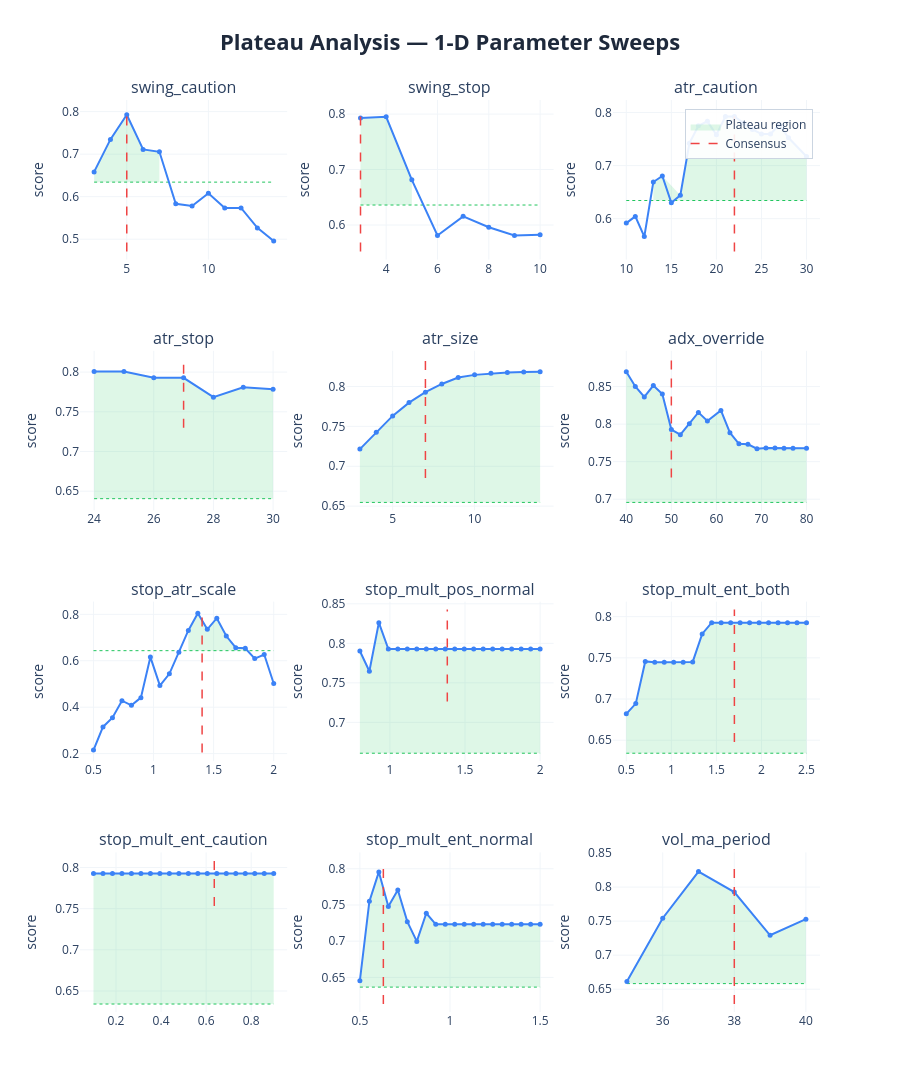

Notebook code for this chart:
### Markdown cell above
### 1-D sweep charts:
| Element | Meaning | Good | Bad |
|---------|---------|------|-----|
| **Blue curve** | Composite score at each value of the parameter, with all others held at consensus | Flat-topped curve — performance is insensitive to the exact value | Narrow spike — optimizer latched onto one specific value, everything nearby is worse |
| **Red dashed line** | Where the consensus value sits | On the flat top of the curve | On a steep slope or at the edge of a cliff |
| **Green dashed line** | Cutoff at 80% of peak score — the boundary between plateau and non-plateau | Blue curve stays above this line across most of the range | Blue curve dips below it quickly either side of the peak |
| **Green shading** | Plateau region — all values where the score stays within 20% of the peak | Wide green band spanning most of the range (robust) | Thin sliver or no shading at all (fragile/overfit) |

 If concensus on steep slope: parameter **REGIME SENSITIVE** - do not fix, backtests are disagreeing, want to fix parameters on flat top.

### Code cell
# ── visual sweep curves ───────────────────────────────────────────────────
plot_plateau_analysis(
    sweep_results    = sweep_results,
    consensus_params = results['consensus_params'],
    param_defs       = PARAM_DEFS,
    fixed_params     = FIXED_PARAMS,
    threshold        = 0.20,
    show             = False,
    save_html        = None,
)

### Figure 1 — Plotly figure (JSON) as saved in the notebook; plotly's stock layout.template omitted (floating-point values rounded to 4 significant figures)
{"data": [{"fill": "toself", "fillcolor": "rgba(34, 197, 94, 0.15)", "hoverinfo": "skip", "line": {"color": "rgba(0,0,0,0)"}, "name": "Plateau region", "showlegend": true, "type": "scatter", "x": [3, 4, 5, 6, 7, 7, 6, 5, 4, 3], "xaxis": "x", "y": [0.6583, 0.7348, 0.7928, 0.7111, 0.7055, 0.6342, 0.6342, 0.6342, 0.6342, 0.6342], "yaxis": "y"}, {"hoverinfo": "skip", "line": {"color": "#22c55e", "dash": "dot", "width": 1}, "mode": "lines", "showlegend": false, "type": "scatter", "x": [3, 14], "xaxis": "x", "y": [0.6342, 0.6342], "yaxis": "y"}, {"hovertemplate": "<b>swing_caution</b><br>Value: %{x:.4g}<br>Score: %{y:.4f}<br><extra></extra>", "line": {"color": "#3b82f6", "width": 2}, "marker": {"size": 5}, "mode": "lines+markers", "name": "swing_caution", "showlegend": false, "type": "scatter", "x": [3, 4, 5, 6, 7, 8, 9, 10, 11, 12, 13, 14], "xaxis": "x", "y": [0.6583, 0.7348, 0.7928, 0.7111, 0.7055, 0.5833, 0.5779, 0.6079, 0.5736, 0.5736, 0.5266, 0.4955], "yaxis": "y"}, {"hoverinfo": "skip", "line": {"color": "#ef4444", "dash": "dash", "width": 1.5}, "mode": "lines", "name": "Consensus", "showlegend": true, "type": "scatter", "x": [5, 5], "xaxis": "x", "y": [0.4707, 0.8086], "yaxis": "y"}, {"fill": "toself", "fillcolor": "rgba(34, 197, 94, 0.15)", "hoverinfo": "skip", "line": {"color": "rgba(0,0,0,0)"}, "name": "Plateau region", "showlegend": false, "type": "scatter", "x": [3, 4, 5, 5, 4, 3], "xaxis": "x2", "y": [0.7928, 0.7951, 0.6815, 0.6361, 0.6361, 0.6361], "yaxis": "y2"}, {"hoverinfo": "skip", "line": {"color": "#22c55e", "dash": "dot", "width": 1}, "mode": "lines", "showlegend": false, "type": "scatter", "x": [3, 10], "xaxis": "x2", "y": [0.6361, 0.6361], "yaxis": "y2"}, {"hovertemplate": "<b>swing_stop</b><br>Value: %{x:.4g}<br>Score: %{y:.4f}<br><extra></extra>", "line": {"color": "#3b82f6", "width": 2}, "marker": {"size": 5}, "mode": "lines+markers", "name": "swing_stop", "showlegend": false, "type": "scatter", "x": [3, 4, 5, 6, 7, 8, 9, 10], "xaxis": "x2", "y": [0.7928, 0.7951, 0.6815, 0.5812, 0.6156, 0.596, 0.5811, 0.5824], "yaxis": "y2"}, {"hoverinfo": "skip", "line": {"color": "#ef4444", "dash": "dash", "width": 1.5}, "mode": "lines", "name": "Consensus", "showlegend": false, "type": "scatter", "x": [3, 3], "xaxis": "x2", "y": [0.5521, 0.811], "yaxis": "y2"}, {"fill": "toself", "fillcolor": "rgba(34, 197, 94, 0.15)", "hoverinfo": "skip", "line": {"color": "rgba(0,0,0,0)"}, "name": "Plateau region", "showlegend": false, "type": "scatter", "x": [13, 14, 16, 17, 18, 19, 20, 21, 22, 23, 24, 25, 26, 27, 28, 30, 30, 28, 27, 26, 25, 24, 23, 22, 21, 20, 19, 18, 17, 16, 14, 13], "xaxis": "x3", "y": [0.6691, 0.6805, 0.6441, 0.7422, 0.7751, 0.7834, 0.758, 0.7928, 0.7928, 0.7803, 0.7681, 0.7596, 0.7596, 0.7771, 0.7524, 0.7172, 0.6342, 0.6342, 0.6342, 0.6342, 0.6342, 0.6342, 0.6342, 0.6342, 0.6342, 0.6342, 0.6342, 0.6342, 0.6342, 0.6342, 0.6342, 0.6342], "yaxis": "y3"}, {"hoverinfo": "skip", "line": {"color": "#22c55e", "dash": "dot", "width": 1}, "mode": "lines", "showlegend": false, "type": "scatter", "x": [10, 30], "xaxis": "x3", "y": [0.6342, 0.6342], "yaxis": "y3"}, {"hovertemplate": "<b>atr_caution</b><br>Value: %{x:.4g}<br>Score: %{y:.4f}<br><extra></extra>", "line": {"color": "#3b82f6", "width": 2}, "marker": {"size": 5}, "mode": "lines+markers", "name": "atr_caution", "showlegend": false, "type": "scatter", "x": [10, 11, 12, 13, 14, 15, 16, 17, 18, 19, 20, 21, 22, 23, 24, 25, 26, 27, 28, 30], "xaxis": "x3", "y": [0.5916, 0.6043, 0.5662, 0.6691, 0.6805, 0.6299, 0.6441, 0.7422, 0.7751, 0.7834, 0.758, 0.7928, 0.7928, 0.7803, 0.7681, 0.7596, 0.7596, 0.7771, 0.7524, 0.7172], "yaxis": "y3"}, {"hoverinfo": "skip", "line": {"color": "#ef4444", "dash": "dash", "width": 1.5}, "mode": "lines", "name": "Consensus", "showlegend": false, "type": "scatter", "x": [22, 22], "xaxis": "x3", "y": [0.5379, 0.8086], "yaxis": "y3"}, {"fill": "toself", "fillcolor": "rgba(34, 197, 94, 0.15)", "hoverinfo": "skip", "line": {"color": "rgba(0,0,0,0)"}, "name": "Plateau region", "showlegend": false, "type": "scatter", "x": [24, 25, 26, 27, 28, 29, 30, 30, 29, 28, 27, 26, 25, 24], "xaxis": "x4", "y": [0.8008, 0.8008, 0.7928, 0.7928, 0.7685, 0.7809, 0.7785, 0.6406, 0.6406, 0.6406, 0.6406, 0.6406, 0.6406, 0.6406], "yaxis": "y4"}, {"hoverinfo": "skip", "line": {"color": "#22c55e", "dash": "dot", "width": 1}, "mode": "lines", "showlegend": false, "type": "scatter", "x": [24, 30], "xaxis": "x4", "y": [0.6406, 0.6406], "yaxis": "y4"}, {"hovertemplate": "<b>atr_stop</b><br>Value: %{x:.4g}<br>Score: %{y:.4f}<br><extra></extra>", "line": {"color": "#3b82f6", "width": 2}, "marker": {"size": 5}, "mode": "lines+markers", "name": "atr_stop", "showlegend": false, "type": "scatter", "x": [24, 25, 26, 27, 28, 29, 30], "xaxis": "x4", "y": [0.8008, 0.8008, 0.7928, 0.7928, 0.7685, 0.7809, 0.7785], "yaxis": "y4"}, {"hoverinfo": "skip", "line": {"color": "#ef4444", "dash": "dash", "width": 1.5}, "mode": "lines", "name": "Consensus", "showlegend": false, "type": "scatter", "x": [27, 27], "xaxis": "x4", "y": [0.7301, 0.8168], "yaxis": "y4"}, {"fill": "toself", "fillcolor": "rgba(34, 197, 94, 0.15)", "hoverinfo": "skip", "line": {"color": "rgba(0,0,0,0)"}, "name": "Plateau region", "showlegend": false, "type": "scatter", "x": [3, 4, 5, 6, 7, 8, 9, 10, 11, 12, 13, 14, 14, 13, 12, 11, 10, 9, 8, 7, 6, 5, 4, 3], "xaxis": "x5", "y": [0.7215, 0.7425, 0.7631, 0.7797, 0.7928, 0.8031, 0.8111, 0.8145, 0.8164, 0.8176, 0.8182, 0.8183, 0.6547, 0.6547, 0.6547, 0.6547, 0.6547, 0.6547, 0.6547, 0.6547, 0.6547, 0.6547, 0.6547, 0.6547], "yaxis": "y5"}, {"hoverinfo": "skip", "line": {"color": "#22c55e", "dash": "dot", "width": 1}, "mode": "lines", "showlegend": false, "type": "scatter", "x": [3, 14], "xaxis": "x5", "y": [0.6547, 0.6547], "yaxis": "y5"}, {"hovertemplate": "<b>atr_size</b><br>Value: %{x:.4g}<br>Score: %{y:.4f}<br><extra></extra>", "line": {"color": "#3b82f6", "width": 2}, "marker": {"size": 5}, "mode": "lines+markers", "name": "atr_size", "showlegend": false, "type": "scatter", "x": [3, 4, 5, 6, 7, 8, 9, 10, 11, 12, 13, 14], "xaxis": "x5", "y": [0.7215, 0.7425, 0.7631, 0.7797, 0.7928, 0.8031, 0.8111, 0.8145, 0.8164, 0.8176, 0.8182, 0.8183], "yaxis": "y5"}, {"hoverinfo": "skip", "line": {"color": "#ef4444", "dash": "dash", "width": 1.5}, "mode": "lines", "name": "Consensus", "showlegend": false, "type": "scatter", "x": [7, 7], "xaxis": "x5", "y": [0.6854, 0.8347], "yaxis": "y5"}, {"fill": "toself", "fillcolor": "rgba(34, 197, 94, 0.15)", "hoverinfo": "skip", "line": {"color": "rgba(0,0,0,0)"}, "name": "Plateau region", "showlegend": false, "type": "scatter", "x": [40, 42, 44, 46, 48, 50, 52, 54, 56, 58, 61, 63, 65, 67, 69, 71, 73, 75, 77, 80, 80, 77, 75, 73, 71, 69, 67, 65, 63, 61, 58, 56, 54, 52, 50, 48, 46, 44, 42, 40], "xaxis": "x6", "y": [0.8696, 0.8501, 0.8362, 0.8514, 0.8402, 0.7928, 0.7859, 0.8005, 0.8157, 0.8042, 0.8183, 0.7886, 0.7737, 0.7732, 0.7674, 0.768, 0.768, 0.768, 0.768, 0.768, 0.6957, 0.6957, 0.6957, 0.6957, 0.6957, 0.6957, 0.6957, 0.6957, 0.6957, 0.6957, 0.6957, 0.6957, 0.6957, 0.6957, 0.6957, 0.6957, 0.6957, 0.6957, 0.6957, 0.6957], "yaxis": "y6"}, {"hoverinfo": "skip", "line": {"color": "#22c55e", "dash": "dot", "width": 1}, "mode": "lines", "showlegend": false, "type": "scatter", "x": [40, 80], "xaxis": "x6", "y": [0.6957, 0.6957], "yaxis": "y6"}, {"hovertemplate": "<b>adx_override</b><br>Value: %{x:.4g}<br>Score: %{y:.4f}<br><extra></extra>", "line": {"color": "#3b82f6", "width": 2}, "marker": {"size": 5}, "mode": "lines+markers", "name": "adx_override", "showlegend": false, "type": "scatter", "x": [40, 42, 44, 46, 48, 50, 52, 54, 56, 58, 61, 63, 65, 67, 69, 71, 73, 75, 77, 80], "xaxis": "x6", "y": [0.8696, 0.8501, 0.8362, 0.8514, 0.8402, 0.7928, 0.7859, 0.8005, 0.8157, 0.8042, 0.8183, 0.7886, 0.7737, 0.7732, 0.7674, 0.768, 0.768, 0.768, 0.768, 0.768], "yaxis": "y6"}, {"hoverinfo": "skip", "line": {"color": "#ef4444", "dash": "dash", "width": 1.5}, "mode": "lines", "name": "Consensus", "showlegend": false, "type": "scatter", "x": [50, 50], "xaxis": "x6", "y": [0.729, 0.887], "yaxis": "y6"}, {"fill": "toself", "fillcolor": "rgba(34, 197, 94, 0.15)", "hoverinfo": "skip", "line": {"color": "rgba(0,0,0,0)"}, "name": "Plateau region", "showlegend": false, "type": "scatter", "x": [1.289, 1.368, 1.447, 1.526, 1.605, 1.684, 1.763, 1.763, 1.684, 1.605, 1.526, 1.447, 1.368, 1.289], "xaxis": "x7", "y": [0.7307, 0.8043, 0.7354, 0.7833, 0.7064, 0.6561, 0.6538, 0.6434, 0.6434, 0.6434, 0.6434, 0.6434, 0.6434, 0.6434], "yaxis": "y7"}, {"hoverinfo": "skip", "line": {"color": "#22c55e", "dash": "dot", "width": 1}, "mode": "lines", "showlegend": false, "type": "scatter", "x": [0.5, 2], "xaxis": "x7", "y": [0.6434, 0.6434], "yaxis": "y7"}, {"hovertemplate": "<b>stop_atr_scale</b><br>Value: %{x:.4g}<br>Score: %{y:.4f}<br><extra></extra>", "line": {"color": "#3b82f6", "width": 2}, "marker": {"size": 5}, "mode": "lines+markers", "name": "stop_atr_scale", "showlegend": false, "type": "scatter", "x": [0.5, 0.5789, 0.6579, 0.7368, 0.8158, 0.8947, 0.9737, 1.053, 1.132, 1.211, 1.289, 1.368, 1.447, 1.526, 1.605, 1.684, 1.763, 1.842, 1.921, 2.0], "xaxis": "x7", "y": [0.2152, 0.315, 0.3545, 0.4279, 0.408, 0.4411, 0.6159, 0.493, 0.5438, 0.6365, 0.7307, 0.8043, 0.7354, 0.7833, 0.7064, 0.6561, 0.6538, 0.6092, 0.627, 0.5021], "yaxis": "y7"}, {"hoverinfo": "skip", "line": {"color": "#ef4444", "dash": "dash", "width": 1.5}, "mode": "lines", "name": "Consensus", "showlegend": false, "type": "scatter", "x": [1.404, 1.404], "xaxis": "x7", "y": [0.2044, 0.8204], "yaxis": "y7"}, {"fill": "toself", "fillcolor": "rgba(34, 197, 94, 0.15)", "hoverinfo": "skip", "line": {"color": "rgba(0,0,0,0)"}, "name": "Plateau region", "showlegend": false, "type": "scatter", "x": [0.8, 0.8632, 0.9263, 0.9895, 1.053, 1.116, 1.179, 1.242, 1.305, 1.368, 1.432, 1.495, 1.558, 1.621, 1.684, 1.747, 1.811, 1.874, 1.937, 2.0, 2.0, 1.937, 1.874, 1.811, 1.747, 1.684, 1.621, 1.558, 1.495, 1.432, 1.368, 1.305, 1.242, 1.179, 1.116, 1.053, 0.9895, 0.9263, 0.8632, 0.8], "xaxis": "x8", "y": [0.7903, 0.7647, 0.8262, 0.7928, 0.7928, 0.7928, 0.7928, 0.7928, 0.7928, 0.7928, 0.7928, 0.7928, 0.7928, 0.7928, 0.7928, 0.7928, 0.7928, 0.7928, 0.7928, 0.7928, 0.661, 0.661, 0.661, 0.661, 0.661, 0.661, 0.661, 0.661, 0.661, 0.661, 0.661, 0.661, 0.661, 0.661, 0.661, 0.661, 0.661, 0.661, 0.661, 0.661], "yaxis": "y8"}, {"hoverinfo": "skip", "line": {"color": "#22c55e", "dash": "dot", "width": 1}, "mode": "lines", "showlegend": false, "type": "scatter", "x": [0.8, 2], "xaxis": "x8", "y": [0.661, 0.661], "yaxis": "y8"}, {"hovertemplate": "<b>stop_mult_pos_normal</b><br>Value: %{x:.4g}<br>Score: %{y:.4f}<br><extra></extra>", "line": {"color": "#3b82f6", "width": 2}, "marker": {"size": 5}, "mode": "lines+markers", "name": "stop_mult_pos_normal", "showlegend": false, "type": "scatter", "x": [0.8, 0.8632, 0.9263, 0.9895, 1.053, 1.116, 1.179, 1.242, 1.305, 1.368, 1.432, 1.495, 1.558, 1.621, 1.684, 1.747, 1.811, 1.874, 1.937, 2.0], "xaxis": "x8", "y": [0.7903, 0.7647, 0.8262, 0.7928, 0.7928, 0.7928, 0.7928, 0.7928, 0.7928, 0.7928, 0.7928, 0.7928, 0.7928, 0.7928, 0.7928, 0.7928, 0.7928, 0.7928, 0.7928, 0.7928], "yaxis": "y8"}, {"hoverinfo": "skip", "line": {"color": "#ef4444", "dash": "dash", "width": 1.5}, "mode": "lines", "name": "Consensus", "showlegend": false, "type": "scatter", "x": [1.382, 1.382], "xaxis": "x8", "y": [0.7265, 0.8427], "yaxis": "y8"}, {"fill": "toself", "fillcolor": "rgba(34, 197, 94, 0.15)", "hoverinfo": "skip", "line": {"color": "rgba(0,0,0,0)"}, "name": "Plateau region", "showlegend": false, "type": "scatter", "x": [0.5, 0.6053, 0.7105, 0.8158, 0.9211, 1.026, 1.132, 1.237, 1.342, 1.447, 1.553, 1.658, 1.763, 1.868, 1.974, 2.079, 2.184, 2.289, 2.395, 2.5, 2.5, 2.395, 2.289, 2.184, 2.079, 1.974, 1.868, 1.763, 1.658, 1.553, 1.447, 1.342, 1.237, 1.132, 1.026, 0.9211, 0.8158, 0.7105, 0.6053, 0.5], "xaxis": "x9", "y": [0.682, 0.6945, 0.7457, 0.7447, 0.7447, 0.7447, 0.7447, 0.7451, 0.7791, 0.7928, 0.7928, 0.7928, 0.7928, 0.7928, 0.7928, 0.7928, 0.7928, 0.7928, 0.7928, 0.7928, 0.6342, 0.6342, 0.6342, 0.6342, 0.6342, 0.6342, 0.6342, 0.6342, 0.6342, 0.6342, 0.6342, 0.6342, 0.6342, 0.6342, 0.6342, 0.6342, 0.6342, 0.6342, 0.6342, 0.6342], "yaxis": "y9"}, {"hoverinfo": "skip", "line": {"color": "#22c55e", "dash": "dot", "width": 1}, "mode": "lines", "showlegend": false, "type": "scatter", "x": [0.5, 2.5], "xaxis": "x9", "y": [0.6342, 0.6342], "yaxis": "y9"}, {"hovertemplate": "<b>stop_mult_ent_both</b><br>Value: %{x:.4g}<br>Score: %{y:.4f}<br><extra></extra>", "line": {"color": "#3b82f6", "width": 2}, "marker": {"size": 5}, "mode": "lines+markers", "name": "stop_mult_ent_both", "showlegend": false, "type": "scatter", "x": [0.5, 0.6053, 0.7105, 0.8158, 0.9211, 1.026, 1.132, 1.237, 1.342, 1.447, 1.553, 1.658, 1.763, 1.868, 1.974, 2.079, 2.184, 2.289, 2.395, 2.5], "xaxis": "x9", "y": [0.682, 0.6945, 0.7457, 0.7447, 0.7447, 0.7447, 0.7447, 0.7451, 0.7791, 0.7928, 0.7928, 0.7928, 0.7928, 0.7928, 0.7928, 0.7928, 0.7928, 0.7928, 0.7928, 0.7928], "yaxis": "y9"}, {"hoverinfo": "skip", "line": {"color": "#ef4444", "dash": "dash", "width": 1.5}, "mode": "lines", "name": "Consensus", "showlegend": false, "type": "scatter", "x": [1.7, 1.7], "xaxis": "x9", "y": [0.6479, 0.8086], "yaxis": "y9"}, {"fill": "toself", "fillcolor": "rgba(34, 197, 94, 0.15)", "hoverinfo": "skip", "line": {"color": "rgba(0,0,0,0)"}, "name": "Plateau region", "showlegend": false, "type": "scatter", "x": [0.1, 0.1421, 0.1842, 0.2263, 0.2684, 0.3105, 0.3526, 0.3947, 0.4368, 0.4789, 0.5211, 0.5632, 0.6053, 0.6474, 0.6895, 0.7316, 0.7737, 0.8158, 0.8579, 0.9, 0.9, 0.8579, 0.8158, 0.7737, 0.7316, 0.6895, 0.6474, 0.6053, 0.5632, 0.5211, 0.4789, 0.4368, 0.3947, 0.3526, 0.3105, 0.2684, 0.2263, 0.1842, 0.1421, 0.1], "xaxis": "x10", "y": [0.7928, 0.7928, 0.7928, 0.7928, 0.7928, 0.7928, 0.7928, 0.7928, 0.7928, 0.7928, 0.7928, 0.7928, 0.7928, 0.7928, 0.7928, 0.7928, 0.7928, 0.7928, 0.7928, 0.7928, 0.6342, 0.6342, 0.6342, 0.6342, 0.6342, 0.6342, 0.6342, 0.6342, 0.6342, 0.6342, 0.6342, 0.6342, 0.6342, 0.6342, 0.6342, 0.6342, 0.6342, 0.6342, 0.6342, 0.6342], "yaxis": "y10"}, {"hoverinfo": "skip", "line": {"color": "#22c55e", "dash": "dot", "width": 1}, "mode": "lines", "showlegend": false, "type": "scatter", "x": [0.1, 0.9], "xaxis": "x10", "y": [0.6342, 0.6342], "yaxis": "y10"}, {"hovertemplate": "<b>stop_mult_ent_caution</b><br>Value: %{x:.4g}<br>Score: %{y:.4f}<br><extra></extra>", "line": {"color": "#3b82f6", "width": 2}, "marker": {"size": 5}, "mode": "lines+markers", "name": "stop_mult_ent_caution", "showlegend": false, "type": "scatter", "x": [0.1, 0.1421, 0.1842, 0.2263, 0.2684, 0.3105, 0.3526, 0.3947, 0.4368, 0.4789, 0.5211, 0.5632, 0.6053, 0.6474, 0.6895, 0.7316, 0.7737, 0.8158, 0.8579, 0.9], "xaxis": "x10", "y": [0.7928, 0.7928, 0.7928, 0.7928, 0.7928, 0.7928, 0.7928, 0.7928, 0.7928, 0.7928, 0.7928, 0.7928, 0.7928, 0.7928, 0.7928, 0.7928, 0.7928, 0.7928, 0.7928, 0.7928], "yaxis": "y10"}, {"hoverinfo": "skip", "line": {"color": "#ef4444", "dash": "dash", "width": 1.5}, "mode": "lines", "name": "Consensus", "showlegend": false, "type": "scatter", "x": [0.6362, 0.6362], "xaxis": "x10", "y": [0.7531, 0.8086], "yaxis": "y10"}, {"fill": "toself", "fillcolor": "rgba(34, 197, 94, 0.15)", "hoverinfo": "skip", "line": {"color": "rgba(0,0,0,0)"}, "name": "Plateau region", "showlegend": false, "type": "scatter", "x": [0.5, 0.5526, 0.6053, 0.6579, 0.7105, 0.7632, 0.8158, 0.8684, 0.9211, 0.9737, 1.026, 1.079, 1.132, 1.184, 1.237, 1.289, 1.342, 1.395, 1.447, 1.5, 1.5, 1.447, 1.395, 1.342, 1.289, 1.237, 1.184, 1.132, 1.079, 1.026, 0.9737, 0.9211, 0.8684, 0.8158, 0.7632, 0.7105, 0.6579, 0.6053, 0.5526, 0.5], "xaxis": "x11", "y": [0.6455, 0.755, 0.7957, 0.7479, 0.7706, 0.727, 0.6997, 0.7385, 0.7233, 0.7233, 0.7233, 0.7233, 0.7233, 0.7233, 0.7233, 0.7233, 0.7233, 0.7233, 0.7233, 0.7233, 0.6365, 0.6365, 0.6365, 0.6365, 0.6365, 0.6365, 0.6365, 0.6365, 0.6365, 0.6365, 0.6365, 0.6365, 0.6365, 0.6365, 0.6365, 0.6365, 0.6365, 0.6365, 0.6365, 0.6365], "yaxis": "y11"}, {"hoverinfo": "skip", "line": {"color": "#22c55e", "dash": "dot", "width": 1}, "mode": "lines", "showlegend": false, "type": "scatter", "x": [0.5, 1.5], "xaxis": "x11", "y": [0.6365, 0.6365], "yaxis": "y11"}, {"hovertemplate": "<b>stop_mult_ent_normal</b><br>Value: %{x:.4g}<br>Score: %{y:.4f}<br><extra></extra>", "line": {"color": "#3b82f6", "width": 2}, "marker": {"size": 5}, "mode": "lines+markers", "name": "stop_mult_ent_normal", "showlegend": false, "type": "scatter", "x": [0.5, 0.5526, 0.6053, 0.6579, 0.7105, 0.7632, 0.8158, 0.8684, 0.9211, 0.9737, 1.026, 1.079, 1.132, 1.184, 1.237, 1.289, 1.342, 1.395, 1.447, 1.5], "xaxis": "x11", "y": [0.6455, 0.755, 0.7957, 0.7479, 0.7706, 0.727, 0.6997, 0.7385, 0.7233, 0.7233, 0.7233, 0.7233, 0.7233, 0.7233, 0.7233, 0.7233, 0.7233, 0.7233, 0.7233, 0.7233], "yaxis": "y11"}, {"hoverinfo": "skip", "line": {"color": "#ef4444", "dash": "dash", "width": 1.5}, "mode": "lines", "name": "Consensus", "showlegend": false, "type": "scatter", "x": [0.6302, 0.6302], "xaxis": "x11", "y": [0.6132, 0.8116], "yaxis": "y11"}, {"fill": "toself", "fillcolor": "rgba(34, 197, 94, 0.15)", "hoverinfo": "skip", "line": {"color": "rgba(0,0,0,0)"}, "name": "Plateau region", "showlegend": false, "type": "scatter", "x": [35, 36, 37, 38, 39, 40, 40, 39, 38, 37, 36, 35], "xaxis": "x12", "y": [0.6613, 0.7543, 0.8228, 0.7928, 0.7292, 0.7529, 0.6582, 0.6582, 0.6582, 0.6582, 0.6582, 0.6582], "yaxis": "y12"}, {"hoverinfo": "skip", "line": {"color": "#22c55e", "dash": "dot", "width": 1}, "mode": "lines", "showlegend": false, "type": "scatter", "x": [35, 40], "xaxis": "x12", "y": [0.6582, 0.6582], "yaxis": "y12"}, {"hovertemplate": "<b>vol_ma_period</b><br>Value: %{x:.4g}<br>Score: %{y:.4f}<br><extra></extra>", "line": {"color": "#3b82f6", "width": 2}, "marker": {"size": 5}, "mode": "lines+markers", "name": "vol_ma_period", "showlegend": false, "type": "scatter", "x": [35, 36, 37, 38, 39, 40], "xaxis": "x12", "y": [0.6613, 0.7543, 0.8228, 0.7928, 0.7292, 0.7529], "yaxis": "y12"}, {"hoverinfo": "skip", "line": {"color": "#ef4444", "dash": "dash", "width": 1.5}, "mode": "lines", "name": "Consensus", "showlegend": false, "type": "scatter", "x": [38, 38], "xaxis": "x12", "y": [0.6282, 0.8393], "yaxis": "y12"}], "layout": {"annotations": [{"font": {"size": 16}, "showarrow": false, "text": "swing_caution", "x": 0.14, "xanchor": "center", "xref": "paper", "y": 1, "yanchor": "bottom", "yref": "paper"}, {"font": {"size": 16}, "showarrow": false, "text": "swing_stop", "x": 0.5, "xanchor": "center", "xref": "paper", "y": 1, "yanchor": "bottom", "yref": "paper"}, {"font": {"size": 16}, "showarrow": false, "text": "atr_caution", "x": 0.86, "xanchor": "center", "xref": "paper", "y": 1, "yanchor": "bottom", "yref": "paper"}, {"font": {"size": 16}, "showarrow": false, "text": "atr_stop", "x": 0.14, "xanchor": "center", "xref": "paper", "y": 0.725, "yanchor": "bottom", "yref": "paper"}, {"font": {"size": 16}, "showarrow": false, "text": "atr_size", "x": 0.5, "xanchor": "center", "xref": "paper", "y": 0.725, "yanchor": "bottom", "yref": "paper"}, {"font": {"size": 16}, "showarrow": false, "text": "adx_override", "x": 0.86, "xanchor": "center", "xref": "paper", "y": 0.725, "yanchor": "bottom", "yref": "paper"}, {"font": {"size": 16}, "showarrow": false, "text": "stop_atr_scale", "x": 0.14, "xanchor": "center", "xref": "paper", "y": 0.45, "yanchor": "bottom", "yref": "paper"}, {"font": {"size": 16}, "showarrow": false, "text": "stop_mult_pos_normal", "x": 0.5, "xanchor": "center", "xref": "paper", "y": 0.45, "yanchor": "bottom", "yref": "paper"}, {"font": {"size": 16}, "showarrow": false, "text": "stop_mult_ent_both", "x": 0.86, "xanchor": "center", "xref": "paper", "y": 0.45, "yanchor": "bottom", "yref": "paper"}, {"font": {"size": 16}, "showarrow": false, "text": "stop_mult_ent_caution", "x": 0.14, "xanchor": "center", "xref": "paper", "y": 0.175, "yanchor": "bottom", "yref": "paper"}, {"font": {"size": 16}, "showarrow": false, "text": "stop_mult_ent_normal", "x": 0.5, "xanchor": "center", "xref": "paper", "y": 0.175, "yanchor": "bottom", "yref": "paper"}, {"font": {"size": 16}, "showarrow": false, "text": "vol_ma_period", "x": 0.86, "xanchor": "center", "xref": "paper", "y": 0.175, "yanchor": "bottom", "yref": "paper"}], "height": 1200, "legend": {"bgcolor": "rgba(255, 255, 255, 0.9)", "bordercolor": "#cbd5e1", "borderwidth": 1, "x": 0.99, "xanchor": "right", "y": 0.99, "yanchor": "top"}, "title": {"font": {"color": "#1E293B", "size": 22}, "text": "<b>Plateau Analysis — 1-D Parameter Sweeps</b>", "x": 0.5, "xanchor": "center"}, "xaxis": {"anchor": "y", "domain": [0, 0.28], "gridcolor": "#f1f5f9", "gridwidth": 1, "showgrid": true}, "xaxis10": {"anchor": "y10", "domain": [0, 0.28], "gridcolor": "#f1f5f9", "gridwidth": 1, "showgrid": true}, "xaxis11": {"anchor": "y11", "domain": [0.36, 0.64], "gridcolor": "#f1f5f9", "gridwidth": 1, "showgrid": true}, "xaxis12": {"anchor": "y12", "domain": [0.72, 1], "gridcolor": "#f1f5f9", "gridwidth": 1, "showgrid": true}, "xaxis2": {"anchor": "y2", "domain": [0.36, 0.64], "gridcolor": "#f1f5f9", "gridwidth": 1, "showgrid": true}, "xaxis3": {"anchor": "y3", "domain": [0.72, 1], "gridcolor": "#f1f5f9", "gridwidth": 1, "showgrid": true}, "xaxis4": {"anchor": "y4", "domain": [0, 0.28], "gridcolor": "#f1f5f9", "gridwidth": 1, "showgrid": true}, "xaxis5": {"anchor": "y5", "domain": [0.36, 0.64], "gridcolor": "#f1f5f9", "gridwidth": 1, "showgrid": true}, "xaxis6": {"anchor": "y6", "domain": [0.72, 1], "gridcolor": "#f1f5f9", "gridwidth": 1, "showgrid": true}, "xaxis7": {"anchor": "y7", "domain": [0, 0.28], "gridcolor": "#f1f5f9", "gridwidth": 1, "showgrid": true}, "xaxis8": {"anchor": "y8", "domain": [0.36, 0.64], "gridcolor": "#f1f5f9", "gridwidth": 1, "showgrid": true}, "xaxis9": {"anchor": "y9", "domain": [0.72, 1], "gridcolor": "#f1f5f9", "gridwidth": 1, "showgrid": true}, "yaxis": {"anchor": "x", "domain": [0.825, 1], "gridcolor": "#f1f5f9", "gridwidth": 1, "showgrid": true, "title": {"text": "score"}}, "yaxis10": {"anchor": "x10", "domain": [0, 0.175], "gridcolor": "#f1f5f9", "gridwidth": 1, "showgrid": true, "title": {"text": "score"}}, "yaxis11": {"anchor": "x11", "domain": [0, 0.175], "gridcolor": "#f1f5f9", "gridwidth": 1, "showgrid": true, "title": {"text": "score"}}, "yaxis12": {"anchor": "x12", "domain": [0, 0.175], "gridcolor": "#f1f5f9", "gridwidth": 1, "showgrid": true, "title": {"text": "score"}}, "yaxis2": {"anchor": "x2", "domain": [0.825, 1], "gridcolor": "#f1f5f9", "gridwidth": 1, "showgrid": true, "title": {"text": "score"}}, "yaxis3": {"anchor": "x3", "domain": [0.825, 1], "gridcolor": "#f1f5f9", "gridwidth": 1, "showgrid": true, "title": {"text": "score"}}, "yaxis4": {"anchor": "x4", "domain": [0.55, 0.725], "gridcolor": "#f1f5f9", "gridwidth": 1, "showgrid": true, "title": {"text": "score"}}, "yaxis5": {"anchor": "x5", "domain": [0.55, 0.725], "gridcolor": "#f1f5f9", "gridwidth": 1, "showgrid": true, "title": {"text": "score"}}, "yaxis6": {"anchor": "x6", "domain": [0.55, 0.725], "gridcolor": "#f1f5f9", "gridwidth": 1, "showgrid": true, "title": {"text": "score"}}, "yaxis7": {"anchor": "x7", "domain": [0.275, 0.45], "gridcolor": "#f1f5f9", "gridwidth": 1, "showgrid": true, "title": {"text": "score"}}, "yaxis8": {"anchor": "x8", "domain": [0.275, 0.45], "gridcolor": "#f1f5f9", "gridwidth": 1, "showgrid": true, "title": {"text": "score"}}, "yaxis9": {"anchor": "x9", "domain": [0.275, 0.45], "gridcolor": "#f1f5f9", "gridwidth": 1, "showgrid": true, "title": {"text": "score"}}}}
